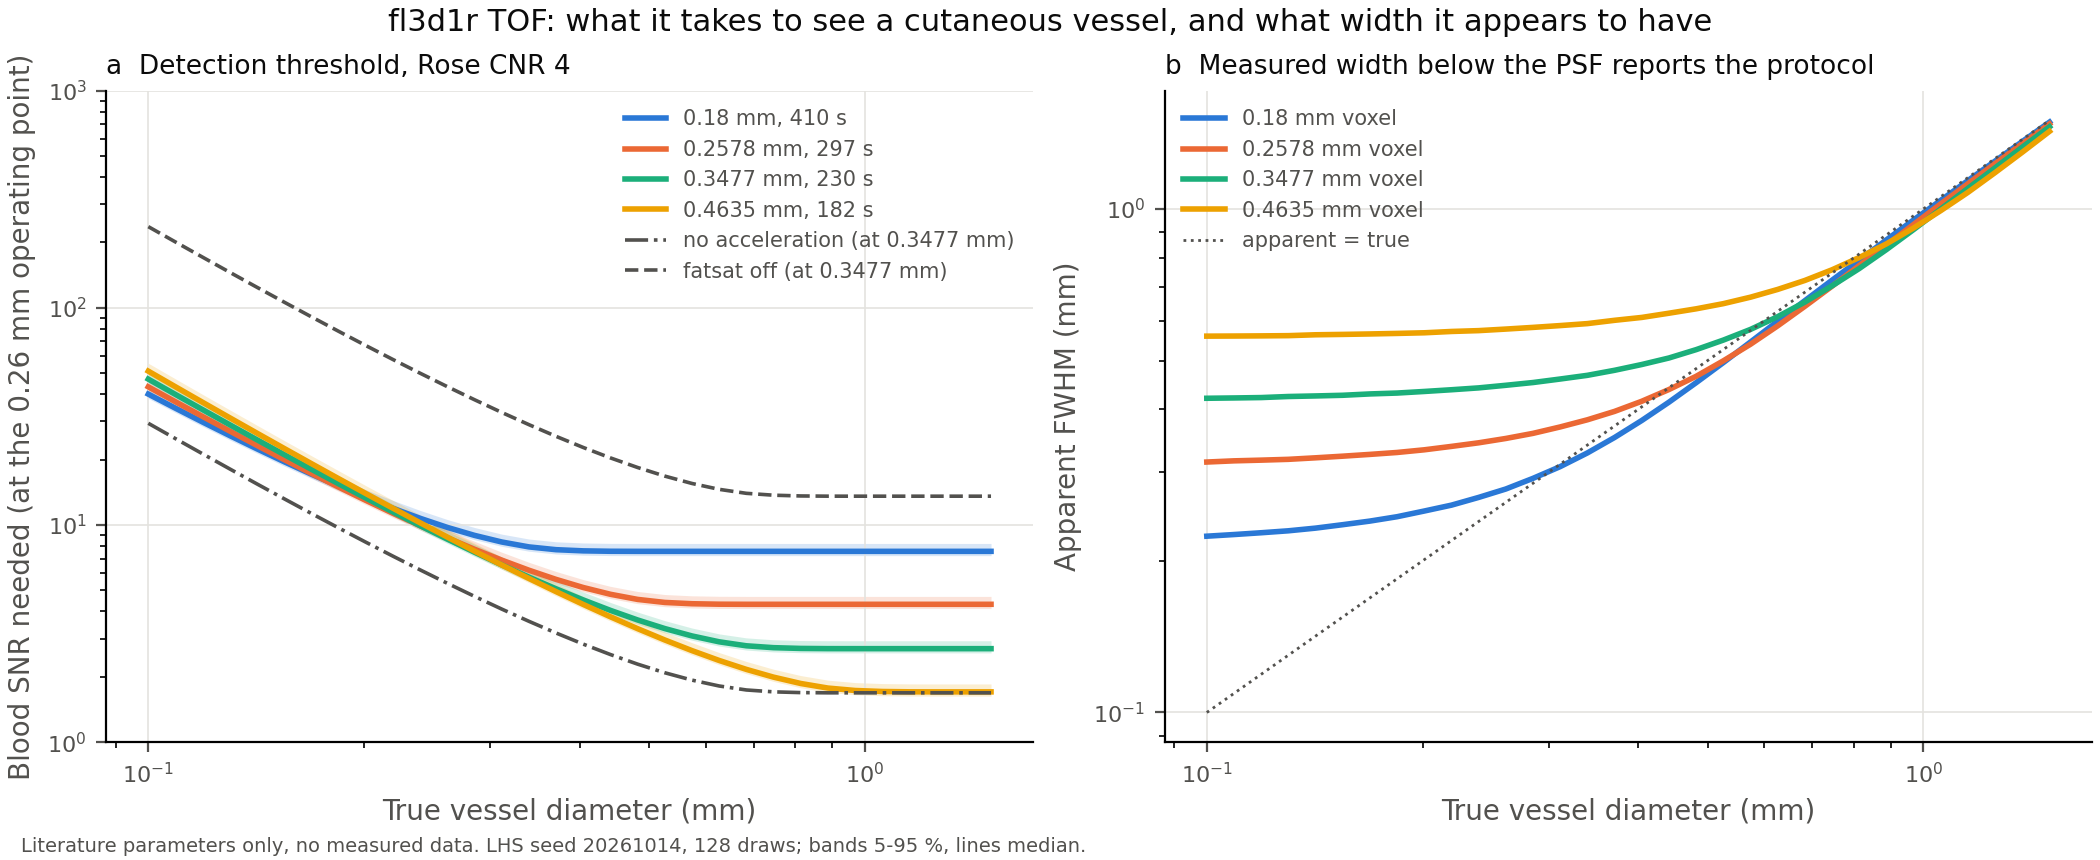

Recreate this plot in Python.
"""Abstract figure 2: detection is sensitivity-limited, and measured width reports the PSF (Q1, Q2).

Left: the blood SNR each voxel size needs to reach Rose CNR 4 on the peak voxel
for a vessel along the leg in fat-suppressed hypodermis, expressed at one common
operating point so that an unknown absolute sensitivity cancels. Turning fat
saturation off is shown for scale: it is a contrast lever an order of magnitude
larger than any voxel-size choice.
Right: apparent FWHM against true diameter. Below the point-spread function
every vessel measures the same width, so a line profile there reports the
protocol rather than the anatomy.

Run: python figures/fig_abstract_2_detectability.py
"""
from __future__ import annotations

import numpy as np
from common import (HYPODERMIS_DEPTH_MM, INK, INK_2, SERIES, along_leg, band, draw, plt, save, style, summary,
                    vessel_velocity)

from detectability import apparent_fwhm, blood_fraction, snr_required
from noise import thermal_snr
from protocols import ALL_PROTOCOLS, MEASURED, Protocol

REFERENCE = MEASURED["13oct_0.26mm"]
VOXEL_FAMILY = ["inplane_0.18mm", "13oct_0.26mm", "13oct_0.35mm", "13oct_0.46mm"]
LEVERS = ["no_acceleration", "fatsat_off"]
DIAMETERS_MM = np.geomspace(0.1, 1.5, 32)
PSF_VOXELS = 1.2


def sensitivity(protocol: Protocol, tissues, others) -> dict[str, np.ndarray]:
    """Return blood and background signal and the relative blood SNR (signal x V sqrt(T) / g) over the draws."""
    seq = protocol.sequence(others["sat_band_pulse_residual"])
    flow = along_leg(protocol, HYPODERMIS_DEPTH_MM, vessel_velocity(others))
    blood = seq.blood_signal(tissues["arterial_blood"], flow, np.linspace(0, flow.path_mm(), 40)).mean(axis=0)
    background = seq.static_signal(tissues["hypodermis"], 0.5)
    g = others["grappa_r2_g_factor"] if protocol.grappa_r == 2 else 1.0
    return {"blood": blood, "background": background,
            "snr_scale": blood * thermal_snr(protocol.voxel_volume_mm3, protocol.scan_time_s, g)}


def required(protocol: Protocol, s: dict, ref: dict) -> np.ndarray:
    """Return, per diameter and draw, the reference acquisition's blood SNR this protocol needs."""
    contrast = (s["blood"] - s["background"]) / s["blood"]
    need = np.stack([snr_required(contrast, d, protocol.inplane_mm) for d in DIAMETERS_MM])
    return need * ref["snr_scale"] / s["snr_scale"]


def main() -> None:
    """Draw, compute, plot and print."""
    tissues, others = draw()
    ref = sensitivity(REFERENCE, tissues, others)
    fig, (left, right) = plt.subplots(1, 2, figsize=(10.5, 4.3), constrained_layout=True)

    print("Blood SNR needed at the 0.26 mm operating point, median [5-95 %]")
    for name, colour in zip(VOXEL_FAMILY, SERIES):
        protocol = ALL_PROTOCOLS[name]
        curve = required(protocol, sensitivity(protocol, tissues, others), ref)
        band(left, DIAMETERS_MM, curve, colour, f"{protocol.inplane_mm:g} mm, {protocol.scan_time_s:.0f} s")
        cells = [f"d {d:g} mm {summary(curve[np.argmin(np.abs(DIAMETERS_MM - d))])}" for d in (0.2, 0.3, 0.5)]
        print(f"  {name}: " + "; ".join(cells))
    for name, style_ in zip(LEVERS, ("-.", "--")):
        protocol = ALL_PROTOCOLS[name]
        curve = required(protocol, sensitivity(protocol, tissues, others), ref)
        left.plot(DIAMETERS_MM, np.median(curve, axis=-1), color=INK_2, lw=1.3, ls=style_,
                  label=f"{name.replace('_', ' ')} (at {protocol.inplane_mm:g} mm)")
        cells = [f"d {d:g} mm {summary(curve[np.argmin(np.abs(DIAMETERS_MM - d))])}" for d in (0.2, 0.3, 0.5)]
        print(f"  {name}: " + "; ".join(cells))

    left.set(xscale="log", yscale="log", ylim=(1, 1e3))
    left.set_xlabel("True vessel diameter (mm)", color=INK_2)
    left.set_ylabel("Blood SNR needed (at the 0.26 mm operating point)", color=INK_2)
    left.set_title("a  Detection threshold, Rose CNR 4", fontsize=9.5, color=INK, loc="left")
    left.legend(fontsize=7.5, frameon=False, labelcolor=INK_2, loc="upper right")

    inplane = sorted({ALL_PROTOCOLS[n].inplane_mm for n in VOXEL_FAMILY})
    for a, colour in zip(inplane, SERIES):
        right.plot(DIAMETERS_MM, [apparent_fwhm(d, a, PSF_VOXELS) for d in DIAMETERS_MM], color=colour, lw=2,
                   label=f"{a:g} mm voxel")
    right.plot(DIAMETERS_MM, DIAMETERS_MM, color=INK_2, lw=1, ls=":", label="apparent = true")
    right.set(xscale="log", yscale="log")
    right.set_xlabel("True vessel diameter (mm)", color=INK_2)
    right.set_ylabel("Apparent FWHM (mm)", color=INK_2)
    right.set_title("b  Measured width below the PSF reports the protocol", fontsize=9.5, color=INK, loc="left")
    right.legend(fontsize=7.5, frameon=False, labelcolor=INK_2, loc="upper left")

    for ax in (left, right):
        style(ax)

    ratios = np.geomspace(0.1, 6.0, 240)
    peak = np.array([blood_fraction(r, 1.0) for r in ratios])
    fwhm = np.array([apparent_fwhm(r, 1.0, PSF_VOXELS) for r in ratios])
    peak_09 = ratios[np.argmax(peak >= 0.9)]
    within = ratios[np.argmax(np.abs(fwhm / ratios - 1) <= 0.1)]
    print("Resolution")
    for a in inplane:
        print(f"  {a:g} mm: peak-voxel fraction >= 0.9 from d = {peak_09 * a:.2f} mm; apparent FWHM within 10 % "
              f"of d from d = {within * a:.2f} mm (below about {PSF_VOXELS * a:.2f} mm it reports the PSF)")

    fig.suptitle("fl3d1r TOF: what it takes to see a cutaneous vessel, and what width it appears to have",
                 fontsize=11, color=INK)
    save(fig, "fig_abstract_2_detectability")


if __name__ == "__main__":
    main()
